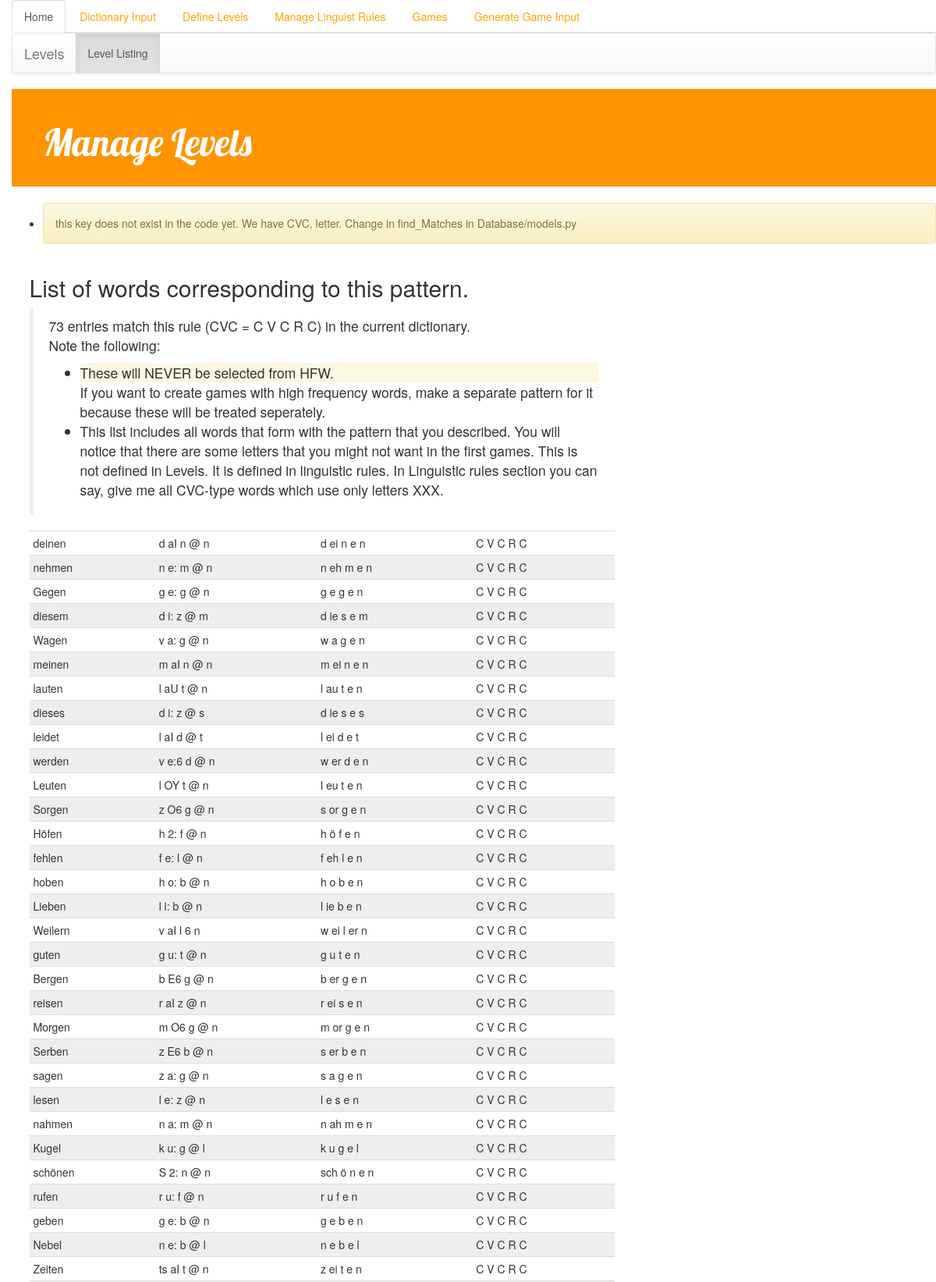
Screenshot of /Levels/level_Entrieslist/27/ (upper part) with the database file from the repository.
### Levels/models.py (models this page shows, shortened)
class Level(models.Model):
    type = models.CharField(max_length=200,default='',null=True)
    name = models.CharField(max_length=200, default='', null=True)
    level = models.IntegerField(default='', null=True)
    list = models.TextField(default='', null=True)

### Database/models.py (models this page shows, shortened)
class Entry(models.Model):
    dictionary = models.ForeignKey(Dictionary,default='',null=True)
    word = models.CharField(max_length=200,default='',null=True)
    CVC = models.CharField(max_length=200,default='',null=True)
    gr = models.CharField(max_length=200,default='',null=True)
    ph = models.CharField(max_length=200,default='',null=True)
    HFW = models.BooleanField(default=False)

### Levels/views.py (the view)
# urls.py: url(r'^level_Entrieslist/(?P<pk>\d+)/$', views.level_Entrieslist, name='level_Entrieslist'),
def level_Entrieslist(request,pk):
    level = Level.objects.get(pk=pk)
    key = level.type
    pattern= level.list
    entries = ()
    d = Dictionary.objects.all().first()
    entries, message = d.find_Matches(key,pattern)
    num_entries = len(entries)
    if (message != ""): messages.warning(request, message)
    return render(request, 'Levels/level_Entrieslist.html', {'entries': entries, 'num_entries': num_entries, 'level': level})

### templates/Levels/level_Entrieslist.html
{% extends 'Levels/base.html' %}
{% block content %}
    <h2>List of words corresponding to this pattern. </h2>
<blockquote>
    <p>
    {{ num_entries }} entries match this rule ({{ level.type }} = {{ level.list }}) in the current dictionary.<br>
Note the following:
        <ul>
    <li>
        <p class="bg-warning">These will NEVER be selected from HFW.</p>
    If you want to create games with high frequency words, make a separate pattern for it because these will be treated seperately.
    </li>
    <li>
        This list includes all words that form with the pattern that you described.
        You will notice that there are some letters that you might not want in the first games.
        This is not defined in Levels. It is defined in linguistic rules.
        In Linguistic rules section you can say, give me all CVC-type words which use only letters XXX.
    </li>
</ul>
</p>
</blockquote>
    <table class="table table-condensed">
        <tbody>
        {%  for entry in entries %}
            <tr>
                <td>
                    {{ entry.word }}
                </td>
                <td>
                    {{ entry.ph }}
                </td>
                <td>
                    {{ entry.gr }}
                </td>
                <td>
                    {{ entry.CVC }}
                </td>
            </tr>
        {%  endfor %}
        </tbody>
        </table>
{% endblock %}

### Input/static/Input/css/style.css (style rules this page uses)
body { padding-left: 15px; }
table tr:nth-child(even) { background-color: #eee; }
table tr:nth-child(odd) { background-color:#fff; }

### rows the page displays
Level: type "CVC", list "C V C R C"
Entry: word "deinen", ph "d aI n @ n", gr "d ei n e n", CVC "C V C R C"
Entry: word "nehmen", ph "n e: m @ n", gr "n eh m e n", CVC "C V C R C"
Entry: word "Gegen", ph "g e: g @ n", gr "g e g e n", CVC "C V C R C"
Entry: word "diesem", ph "d i: z @ m", gr "d ie s e m", CVC "C V C R C"
Entry: word "Wagen", ph "v a: g @ n", gr "w a g e n", CVC "C V C R C"
Entry: word "meinen", ph "m aI n @ n", gr "m ei n e n", CVC "C V C R C"
Entry: word "lauten", ph "l aU t @ n", gr "l au t e n", CVC "C V C R C"
Entry: word "dieses", ph "d i: z @ s", gr "d ie s e s", CVC "C V C R C"
Entry: word "leidet", ph "l aI d @ t", gr "l ei d e t", CVC "C V C R C"
Entry: word "werden", ph "v e:6 d @ n", gr "w er d e n", CVC "C V C R C"
Entry: word "Leuten", ph "l OY t @ n", gr "l eu t e n", CVC "C V C R C"
Entry: word "Sorgen", ph "z O6 g @ n", gr "s or g e n", CVC "C V C R C"
Entry: word "Höfen", ph "h 2: f @ n", gr "h ö f e n", CVC "C V C R C"
Entry: word "fehlen", ph "f e: l @ n", gr "f eh l e n", CVC "C V C R C"
Entry: word "hoben", ph "h o: b @ n", gr "h o b e n", CVC "C V C R C"
Entry: word "Lieben", ph "l i: b @ n", gr "l ie b e n", CVC "C V C R C"
Entry: word "Weilern", ph "v aI l 6 n", gr "w ei l er n", CVC "C V C R C"
Entry: word "guten", ph "g u: t @ n", gr "g u t e n", CVC "C V C R C"
Entry: word "Bergen", ph "b E6 g @ n", gr "b er g e n", CVC "C V C R C"
Entry: word "reisen", ph "r aI z @ n", gr "r ei s e n", CVC "C V C R C"
Entry: word "Morgen", ph "m O6 g @ n", gr "m or g e n", CVC "C V C R C"
Entry: word "Serben", ph "z E6 b @ n", gr "s er b e n", CVC "C V C R C"
Entry: word "sagen", ph "z a: g @ n", gr "s a g e n", CVC "C V C R C"
Entry: word "lesen", ph "l e: z @ n", gr "l e s e n", CVC "C V C R C"
Entry: word "nahmen", ph "n a: m @ n", gr "n ah m e n", CVC "C V C R C"
Entry: word "Kugel", ph "k u: g @ l", gr "k u g e l", CVC "C V C R C"
Entry: word "schönen", ph "S 2: n @ n", gr "sch ö n e n", CVC "C V C R C"
Entry: word "rufen", ph "r u: f @ n", gr "r u f e n", CVC "C V C R C"
Entry: word "geben", ph "g e: b @ n", gr "g e b e n", CVC "C V C R C"
Entry: word "Nebel", ph "n e: b @ l", gr "n e b e l", CVC "C V C R C"
Entry: word "Zeiten", ph "ts aI t @ n", gr "z ei t e n", CVC "C V C R C"

### other values shown
{{ msg.message }} "this key does not exist in the code yet. We have CVC, letter. Change in find_Matches in Database/models.py"
{{ num_entries }} "73"
